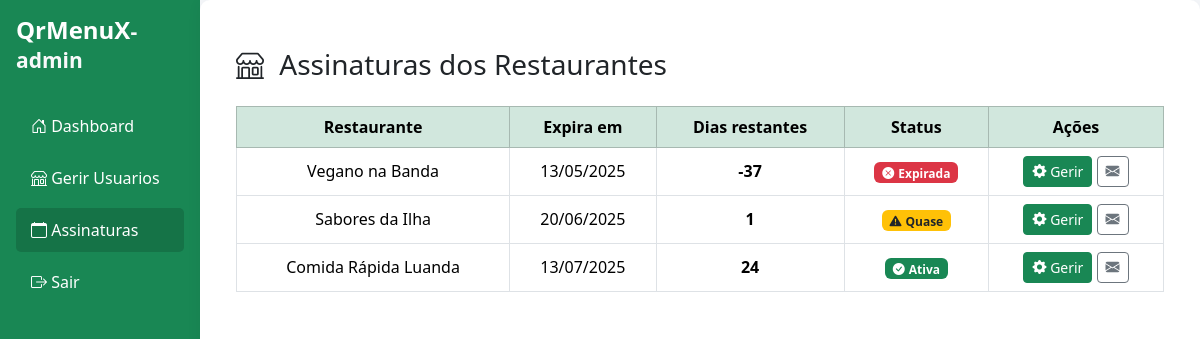
The page /admin/subscriptions (signed in) on the database as committed earlier.
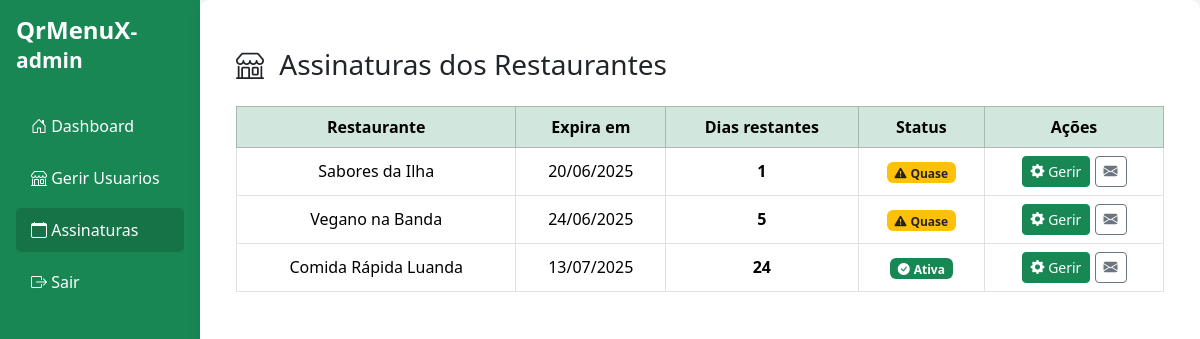
The same page on the database as committed later.
### app/models.py (models this page shows, shortened)
class Restaurant(db.Model):
    id = db.Column(db.Integer, primary_key=True)
    owner_id = db.Column(db.Integer, db.ForeignKey("user.id"))
    name = db.Column(db.String(150), nullable=False)
    slug = db.Column(db.String(150), unique=True, nullable=False)
    email = db.Column(db.String(120), unique=True, nullable=False)
    phone = db.Column(db.String(50))
    description = db.Column(db.Text)
    address = db.Column(db.String(200))
    theme_color = db.Column(
        db.String(20), default="#1abd27af"
    )  # Hex do tema, ex: "#1700e6b0"
    is_active = db.Column(db.Boolean, default=True)
    slot_duration_minutes = db.Column(db.Integer, nullable=False, default=90)
    slot_buffer_minutes = db.Column(db.Integer, nullable=False, default=5)
    allow_pass_closing_time = db.Column(db.Boolean, nullable=False, default=False)
    subscription = db.relationship(
        "Subscription", uselist=False, backref="restaurant", lazy=True
    )
    categories = db.relationship("Category", backref="restaurant", lazy=True)

class Subscription(db.Model):
    id = db.Column(db.Integer, primary_key=True)
    restaurant_id = db.Column(db.Integer, db.ForeignKey("restaurant.id"), unique=True)
    start_date = db.Column(db.DateTime, default=lambda: now_angola())
    end_date = db.Column(db.DateTime)
    is_active = db.Column(db.Boolean, default=True)
    def has_expired(self):
        if self.end_date is None:
            return True
        return self._end_date_with_tz() < now_angola()
    def days_remaining(self):
        if self.end_date is None:
            return 0
        return (self._end_date_with_tz() - now_angola()).days
    def _end_date_with_tz(self):
        if (
            self.end_date.tzinfo is None
            or self.end_date.tzinfo.utcoffset(self.end_date) is None
        ):
            return self.end_date.replace(tzinfo=pytz.timezone("Africa/Luanda"))
        return self.end_date

### app/routes/admin_routes.py (the view)
@bp.route('/subscriptions')
@login_required
def subscriptions():
    restaurants = Restaurant.query.join(Subscription).order_by(
        Subscription.end_date.asc()).all()
    return render_template('admin/subscriptions.html', restaurants=restaurants)

### app/models.py (called while the page is built)
@login_manager.user_loader
def load_user(user_id):
    return User.query.get(int(user_id))

### app/utils/now_angola.py (called while the page is built)
def now_angola():
    return datetime.now(ANGOLA_TZ)

### app/templates/admin/subscriptions.html (shortened to what this page needs)
{% extends 'admin/base.html' %}
{% block content %}
<div class="container my-4">
  <h3 class="mb-4"><i class="bi bi-shop me-2"></i> Assinaturas dos Restaurantes</h3>
  <table class="table table-bordered table-hover align-middle text-center">
    <thead class="table-success">
      <tr>
        <th>Restaurante</th>
        <th>Expira em</th>
        <th>Dias restantes</th>
        <th>Status</th>
        <th>Ações</th>
      </tr>
    </thead>
    <tbody>
      {% for r in restaurants %}
        {% set sub = r.subscription %}
        {% set dias = sub.days_remaining() %}
        <tr style="background-color:
          {% if sub.has_expired() %}#f8d7da
          {% elif dias <= 5 %}#fff3cd
          {% else %}#d4edda{% endif %};">
          <td>{{ r.name }}</td>
          <td>{{ sub.end_date.strftime('%d/%m/%Y') }}</td>
          <td><strong>{{ dias }}</strong></td>
          <td>
            {% if sub.has_expired() %}
              <span class="badge bg-danger"><i class="bi bi-x-circle-fill me-1"></i>Expirada</span>
            {% elif dias <= 5 %}
              <span class="badge bg-warning text-dark"><i class="bi bi-exclamation-triangle-fill me-1"></i>Quase</span>
            {% else %}
              <span class="badge bg-success"><i class="bi bi-check-circle-fill me-1"></i>Ativa</span>
            {% endif %}
          </td>
          <td>
            <button class="btn btn-sm btn-success" data-bs-toggle="modal" data-bs-target="#modalExtensao" data-restaurant="{{ r.id }}">
              <i class="bi bi-gear-fill"></i> Gerir
            </button>
            <a href="{{ url_for('admin.send_reminder', restaurant_id=r.id) }}"
               class="btn btn-sm btn-outline-secondary"
               data-bs-toggle="tooltip" title="Enviar lembrete">
              <i class="bi bi-envelope-fill"></i>
            </a>
          </td>
        </tr>
      {% endfor %}
    </tbody>
  </table>
</div>
{% endblock %}

Rows that differ between the two databases and show on the page:
shown differently, row unchanged: Restaurant "Sabores da Ilha": moves up the list
computed for Restaurant "Vegano na Banda": slot_buffer_minutes "-37" → "5"; text "Expirada" → "Quase"
changed Subscription (number 2 of 3 on the later page): end_date "13/05/2025" → "24/06/2025"
